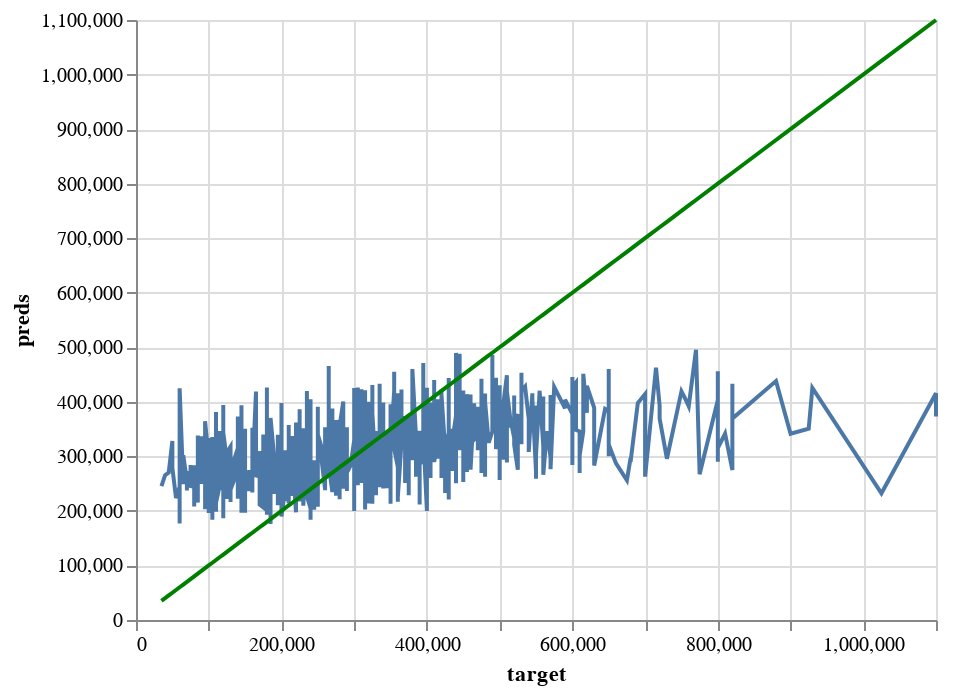

Notebook code for this chart:
### Code cell
# Solution
pred_chart = alt.Chart(pd.DataFrame({'target': y_train, 'preds': y_pred_train})).mark_line().encode(
    x='target',
    y='preds'
  )

pred_chart + perfect

### Figure 1 — Vega-Lite specification as saved in the notebook (floating-point values rounded to 4 significant figures; data arrays with more than 128 entries replaced by an {"elided": "..."} marker saying what was removed)
{"config": {"view": {"continuousWidth": 400, "continuousHeight": 300}}, "layer": [{"data": {"name": "data-5e85183ac521f2081d6bbeb0e793ea12"}, "mark": "line", "encoding": {"x": {"field": "target", "type": "quantitative"}, "y": {"field": "preds", "type": "quantitative"}}}, {"data": {"name": "data-6f67cdd00545920420ffd7ccd0a90a0a"}, "mark": {"type": "line", "color": "green"}, "encoding": {"x": {"field": "target", "type": "quantitative"}, "y": {"field": "preds", "type": "quantitative"}}}], "$schema": "https://vega.github.io/schema/vega-lite/v4.17.0.json", "datasets": {"data-5e85183ac521f2081d6bbeb0e793ea12": {"elided": "1777 records"}, "data-6f67cdd00545920420ffd7ccd0a90a0a": {"elided": "1777 records"}}}
